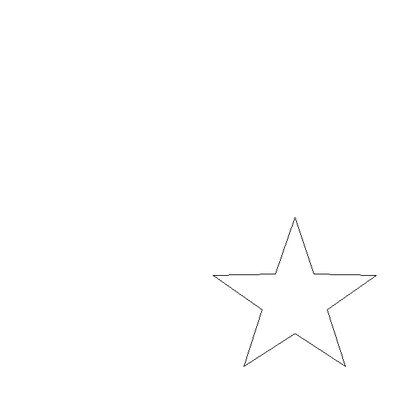
%> input picture Sistemas de Vision Artificial/img/4_Firmas_de_Figuras_Simples/firma estrella.bmp, 420 x 420 px, shrunk from 600 x 600 before the run
$ octave t1_Detector_Esquinas_Beaudet.m   (GNU Octave 9; MATLAB toolbox functions it lacks are replaced by stand-ins)
%> lines starting %> are read from the running program, lines starting %| are printed output that depends on the picture
clc
clear all
close all

%DETECTOR BAUDET: Método matemático para la detección de esquinas en una
%figura.
IMA = imread('C:\Users\diego\OneDrive\Documents\MATLAB\Sistemas de Vision Artificial\img\4_Firmas_de_Figuras_Simples\firma estrella.bmp');
%> IMA is the input picture: size 420x420x3 uint8; min 5, max 255, mean 254.3
%rgb2gray(): Comando que extrae el cubo matricial de la imagen obtenida con
%imread y hace un tipo de promedio con todos los colores para obtener una
%escala de grises que no le da prioridad a ningún color R, G o B en
%específico.
Im=double(rgb2gray(IMA));

%ones(n): Método que crea una matriz vacía, llenándola de puros unos en sus
%nxn posiciones.
h=ones(3)/9;

%imfilter(A,h): Método que filtra la matriz A con el vector o matriz h,
%osea que en este caso filtra la imagen con la matriz H, esto lo que hace
%es que el borde sea más grueso para el análisis de las esquinas.
Im = imfilter(Im,h);
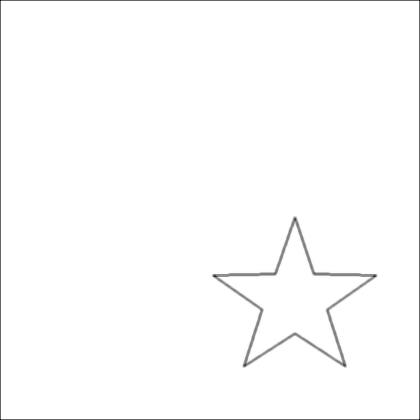
%> Im: size 420x420 double; min 113.3, max 255, mean 253.5; drawn with min black and max white

%MÁSCARA DE SOBEL: forma de obtener los bordes de una imagen a través de
%una transformación matricial.
sx = [-1,0,1;-2,0,2;-1,0,1];
%Sy = Transpuesta(Sx), Sx = [-1,-2,-1;0,0,0;1,2,1];
sy = [-1,-2,-1;0,0,0;1,2,1];

%DERIVADAS PARCIALES DE LA IMAGEN CON LAS MÁSCARAS DE SOBEL: Se realizan
%derivadas parciales porque el Gradiente de Gx utilizando la máscara de
%Sobel enfatiza en los bordes verticales de la imagen y el Gradiente Gy
%enfatiza en los bordes horizontales de la imagen.
%PRIMERA DERIVADA PARCIAL EN EL SENTIDO VERTICAL Y HORIZONTAL:
Ix = imfilter(Im,sx); %Gradiente horizontal, primera derivada.
Iy = imfilter(Im,sy); %Gradiente vertical, primera derivada.
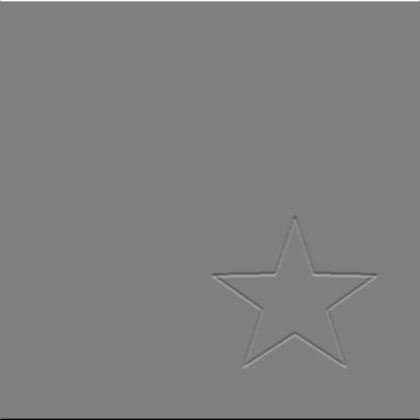
%> Iy: size 420x420 double; min -1020, max 1020, mean 0; mean of the top-left, top-right, bottom-left and bottom-right quarters 6.5, 6.5, -6.5, -6.5; drawn with min black and max white
%SEGUNDA DERIVADA PARCIAL EN EL SENTIDO VERTICAL Y HORIZONTAL:
Ixx = imfilter(Ix,sx); %Gradiente horizontal, segunda derivada.
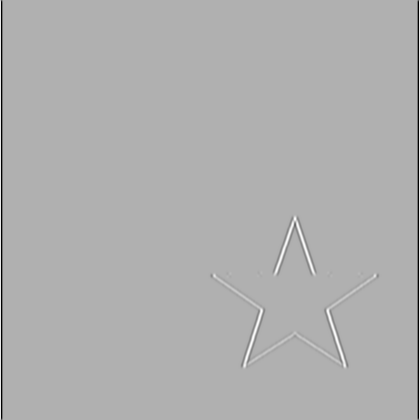
%> Ixx: size 420x420 double; min -4080, max 1828.7, mean -19.4; drawn with min black and max white
Iyy = imfilter(Iy,sy); %Gradiente vertical, segunda derivada.
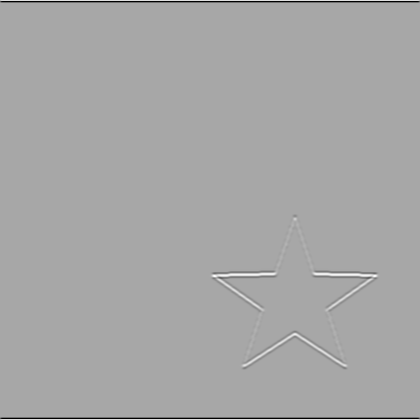
%> Iyy: size 420x420 double; min -4080, max 2122.2, mean -19.4; drawn with min black and max white
Ixy = imfilter(Ix,sy); %Gradiente mixto.

%FÓRMULAS DETECTOR DE ESQUINAS BEAUDET:
%Numerador de la matriz B(x,y), determinante de la matriz H.
NB = Ixx.*Iyy-(Ixy).^2;
%Denominador de la matriz B(x,y).
DB = (1+Ix.*Ix+Iy.*Iy).^2;
%Matriz B(X,Y).
B = (NB./DB);
%Escala de la matriz.
B = (1000/max(max(B)))*B;
%Binarización para crear la matriz V1 con un Umbral de U = 10.
V1 = (B)>10;
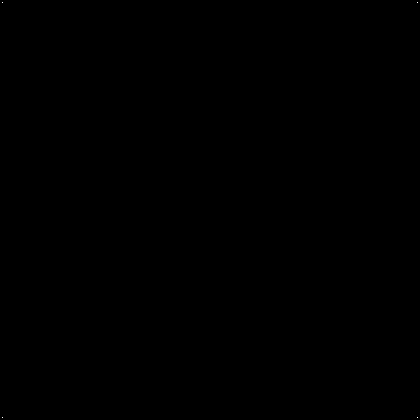
%> V1: size 420x420 logical; 0% white in thin lines or dots
pixel = 10;     %Número de pixeles que rodean al pixel central.

%ANÁLISIS DE LOS PIXELES DE LA VECINDAD PARA ENCONTRAR ESQUINAS:
%size(): Comando que devuelve el número de filas y columnas de una matriz
%en ese orden.
[filas, columnas] = size(V1);
%> filas = 420; columnas = 420
%zeros(filas, columnas): Método que crea una matriz vacía, llenándola de
%puros ceros, esta matriz almacenará las posiciones de la imagen donde
%exista una esquina.
res = zeros(filas, columnas);
for r = 1:filas
    for c = 1:columnas
        if (V1(r,c))
            I1 = [r-pixel, 1];          %Limite Izquierdo
            I2 = [r+pixel, filas];      %Limite derecho
            I3 = [c-pixel, 1];          %Limite Superior
            I4 = [c+pixel, columnas];   %Limite Inferior
            %max(): Método que devuelve el valor máximo de una matriz o
            %vector.
            %min(): Método que devuelve el valor mínimo de una matriz o
            %vector.
            MaxXi = max(I1);            %Valor máximo del límite izq.
            MaxXd = min(I2);            %Valor mínimo del límite der.
            MaxYs = max(I3);            %Valor máximo del límite superior.
            MaxYi = min(I4);            %Valor mínimo del límite inferior.

            %Las esquinas son las que tendrán los valores máximos o mínimos
            %en las derivadas parciales porque es donde se da un cambio
            %brusco en los bordes y recordemos que la derivada da la razón
            %de cambio de una curva, por eso la matriz tmp se crea con los
            %valores máximos y mínimos para conocer la ubicación de las
            %esquinas.
            tmp = B(MaxXi:MaxXd, MaxYs:MaxYi);
            maxim = max(max(tmp));
            if (B(r,c)== maxim)
                res(r,c)=1;
            end
        end
    end
end
%> res: size 420x420 double; values 0 (black) and 1 (white), 0% white in thin lines or dots
%> after the loop, I1 = [408 1]; I2 = [428 420]; I3 = [408 1]; I4 = [428 420]; MaxXd = 420; MaxXi = 408; MaxYi = 420; MaxYs = 408; maxim = 1000

%IMAGEN CON EL FILTRO DE LA MATRIZ 1/9:
figure(1), imshow(uint8(Im))
%> after `imshow(uint8(Im))`:
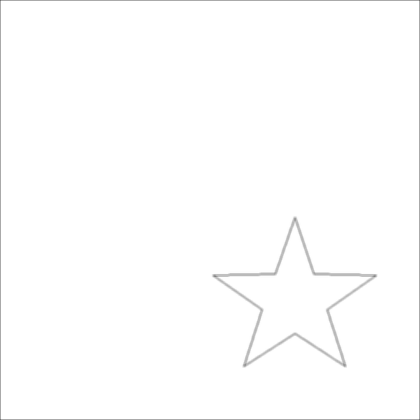
%> displayed picture: size 420x420, on the screen's scale of 0 to 255; min 113, max 255, mean 253.5
title('Imagen Con Filtro de la Matriz 1/9 - Matriz 2D')
%IMAGEN CON LAS ESQUINAS REPRESENTADAS CON TACHES: La transpuesta de la
%matriz res que considera los valores máximos o mínimos de la derivada del
%borde nos da como resultado la posición de las esquinas y las pinta en la
%imagen original.
figure(2), imshow(uint8(IMA));
hold on
[re,co] = find(res');
%> re = [3; 418; 3; 418]; co = [3; 3; 418; 418]
plot(re, co, '+ r');
hold off
title('Imagen Original con Esquinas - Detector Baudet - Cubo Matricial 3D')
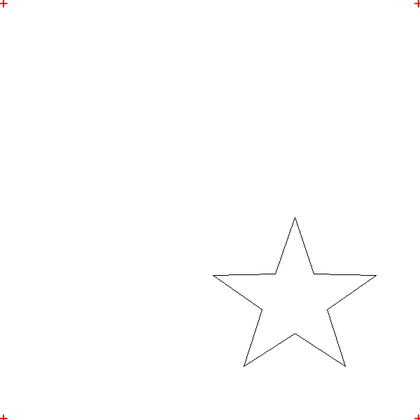
%> figure redrawn from the program's plot data; its title reads 'Imagen Original con Esquinas - Detector Baudet - Cubo Matricial 3D'

$ run again, with Sistemas de Vision Artificial/img/4_Firmas_de_Figuras_Simples/firma circulo.bmp copied over Sistemas de Vision Artificial/img/4_Firmas_de_Figuras_Simples/firma estrella.bmp
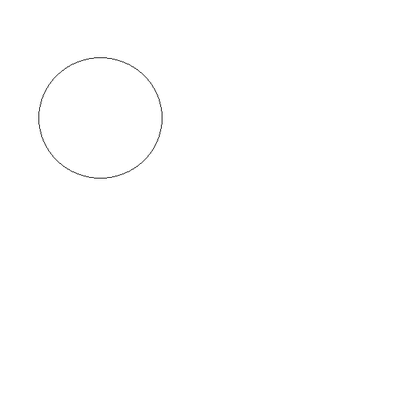
%> input picture Sistemas de Vision Artificial/img/4_Firmas_de_Figuras_Simples/firma circulo.bmp, 420 x 420 px, shrunk from 600 x 600 before the run
%> IMA is the input picture: size 420x420x3 uint8; min 66, max 255, mean 254.6
%> `Iyy = imfilter(Iy,sy);`:
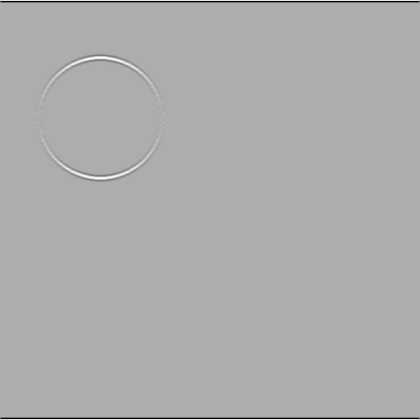
%> Iyy: size 420x420 double; min -4080, max 1920, mean -19.4; drawn with min black and max white
%> V1: size 420x420 logical; 0% white in thin lines or dots
%> after the loop `for r = 1:filas`: I1 = [408 1]; I2 = [428 420]; I3 = [408 1]; I4 = [428 420]; MaxXd = 420; MaxXi = 408; MaxYi = 420; MaxYs = 408; maxim = 1000
%> re = [3; 418; 3; 418]; co = [3; 3; 418; 418]
%> `title('Imagen Original con Esquinas - Detector Baudet - Cubo Matricial..`:
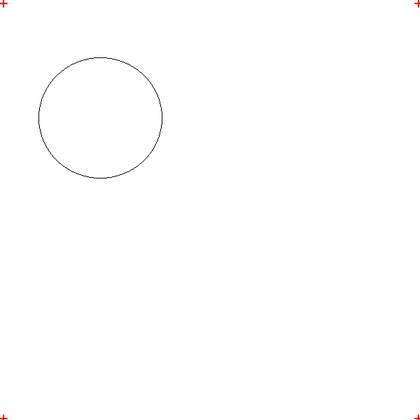
%> figure redrawn from the program's plot data; its title reads 'Imagen Original con Esquinas - Detector Baudet - Cubo Matricial 3D'

$ run again, with Sistemas de Vision Artificial/img/4_Firmas_de_Figuras_Simples/firma cuadrado.bmp copied over Sistemas de Vision Artificial/img/4_Firmas_de_Figuras_Simples/firma estrella.bmp
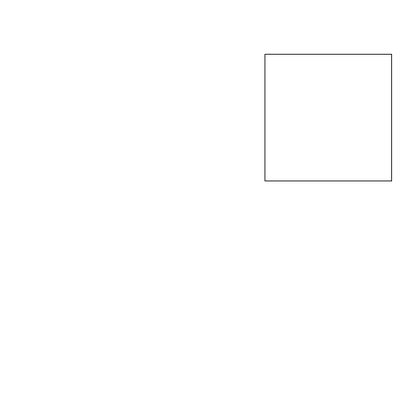
%> input picture Sistemas de Vision Artificial/img/4_Firmas_de_Figuras_Simples/firma cuadrado.bmp, 420 x 420 px, shrunk from 600 x 600 before the run
%> IMA is the input picture: size 420x420x3 uint8; min 35, max 255, mean 254.4
%> `Iyy = imfilter(Iy,sy);`:
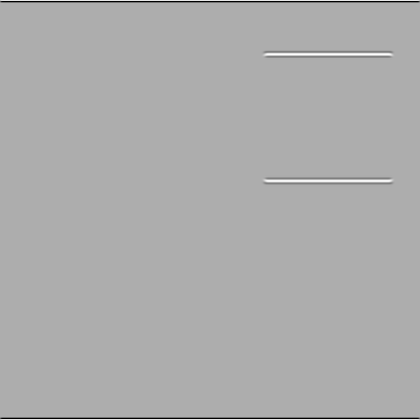
%> Iyy: size 420x420 double; min -4080, max 1920, mean -19.4; drawn with min black and max white
%> V1: size 420x420 logical; 0% white in thin lines or dots
%> after the loop `for r = 1:filas`: I1 = [408 1]; I2 = [428 420]; I3 = [408 1]; I4 = [428 420]; MaxXd = 420; MaxXi = 408; MaxYi = 420; MaxYs = 408; maxim = 1000
%> re = [3; 418; 3; 418]; co = [3; 3; 418; 418]
%> `title('Imagen Original con Esquinas - Detector Baudet - Cubo Matricial..`:
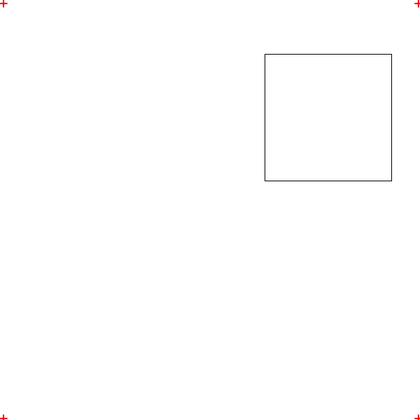
%> figure redrawn from the program's plot data; its title reads 'Imagen Original con Esquinas - Detector Baudet - Cubo Matricial 3D'
